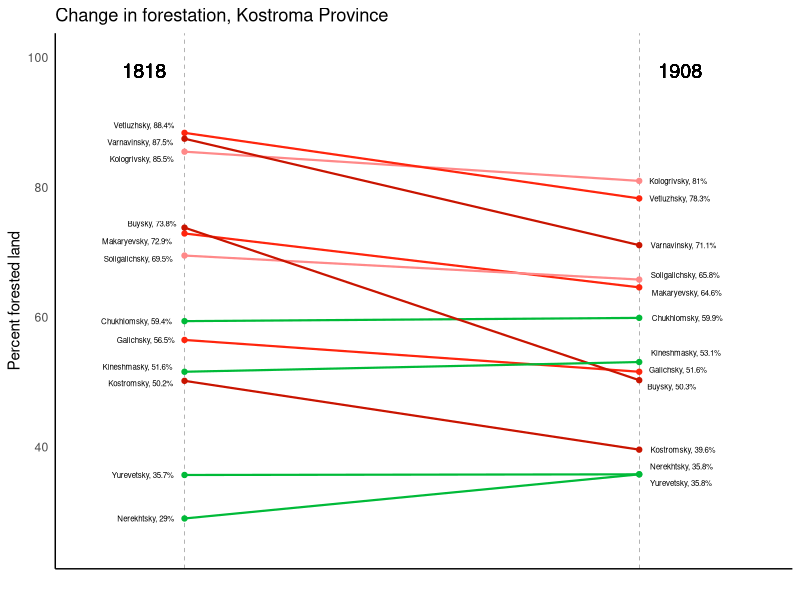

This chart was generated by the following R code:
## ---- chunk 1
knitr::opts_chunk$set(echo = FALSE, error = FALSE, message = FALSE, warning = FALSE)
library(readr)
library(ggrepel)
library(tidyverse)
library(stringr)
library(scales)
theme_set((theme_classic()))
area_change <- read_csv("area_change_1818_1908.csv")

## ---- chunk 2
years <- 90

# Select the data for year 1 (1818)

year_1 <- area_change %>%
  filter(year == 1818) %>%
  select(percent_forested)

# Select the data for year 2 (1908)

year_2 <- area_change %>%
  filter(year == 1908) %>%
  select(percent_forested)


# Only select one set of districts 
# This is made possible because R is preserving the order of all these observations 

groups <- area_change %>%
  filter(year == 1818) %>%
  select(district)

# Put the selected data together into a single data frame

slope_data <- data.frame(year_1, year_2, groups) %>%
  rename(year_1 = percent_forested, year_2 = percent_forested.1, groups = district) %>%
  filter(groups != "All") %>%
  mutate(groups = str_remove(groups, " District"), pct_diff = year_2 - year_1) %>%
  
  # Coloring based on quantile breakdowns
  # quantile(slope_data$pct_diff)

  mutate(coloring = case_when(pct_diff > 0 ~ "green",
                              pct_diff >= -4.7 ~ "light red",
                              pct_diff >= -10.255 ~ "red",
                              pct_diff >= -23.5  ~ "dark red" ))

# Create the labels for the graphic

l11 <- paste0(slope_data$groups, ", ", slope_data$year_1, "%")

l13 <-paste0(slope_data$groups,", ", slope_data$year_2, "%")


## ---- chunk 3

# Slope data

ggplot(slope_data) + 
  
  # Segment codes
  
  geom_segment(aes(x=-5, xend = years, y = year_1, yend = year_2, col = coloring), size=.75) +
  
  # Horizontal line for 1818
  
  geom_vline(xintercept=-5, linetype="dashed", size=.1) + 
  
  # Horizontal line for 1908
  
  geom_vline(xintercept=90, linetype="dashed", size=.1) +
  
  # Remove the panel background
  
  theme(panel.background = element_blank()) +
  
  # Remove the grid
  
  theme(panel.grid=element_blank()) +
  
  # Remove the axis tickts
  
  theme(axis.ticks=element_blank()) +
  
  # Remove the axis text
  
  theme(axis.text.x=element_blank()) +
  theme(panel.border=element_blank()) + 
  
  # Remove the legend
  
  theme(legend.position="none") +
  
  # Remove the x-axis label
  
  xlab("") + 
  
  # Add a y-axis label
  
  ylab("Percent forested land") + 
  
  labs(title = "Change in forestation, Kostroma Province") +
  
  # Set the size of the graphic
  
  xlim((-25),(years+25)) +
  ylim(25,(100)) +
  
  # Add labels for districts in year 2
  
  geom_text_repel(label = l13,
            y = slope_data$year_2,
            x = years, 
            hjust=-0.2,
            size=2,
            segment.color = "grey50",
            direction = "y") +
  
  # Add labels for districts in year 1
  
  geom_text_repel(label = l11,
            y = slope_data$year_1,
            x = -5, 
            hjust = 1.2,
            size=2,
            segment.color = "grey50",
            direction = "y") +
  
  # Add points for 1818
  
  geom_point(aes(x = -5, y = year_1, col = coloring)) +
  
  # Add points for 1908
  
  geom_point(aes(x = 90, y = year_2, col = coloring)) +
  
  # Add 1818 label
  
  geom_text(label="1818", 
            x=-7, 
            y=98,
            hjust= 1.2,size=5) +
  
  # Add 1908 label
  
  geom_text(label="1908", 
            x=105, 
            y=98,
            hjust= 1.2,size=5) +

  # Coloring
  
   scale_color_manual(values = c("green"="#00ba38", 
                                 "red"="#ff250d", 
                                 "dark red" = "#c91400", 
                                 "light red" = "#ff8989")) 
